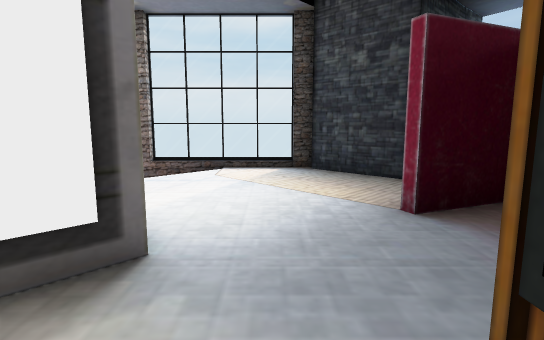
[1] (above)

20 first-person views from a walk through a 3-D level made in the Unity game engine. The camera is 1.4 m above the floor, tilts 8° down and sees 80° across. The floor is counted in squares, 1 m on a side. Each view is taken from the middle of a square. On the plan, view 1 faces up. The plan holds only what a view shows up to about 15 squares ahead; the rest is blank. The player character is not drawn. Some surface patterns are stand-ins.

[2]
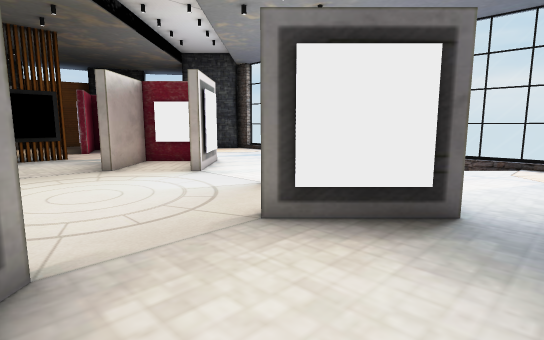

[3]
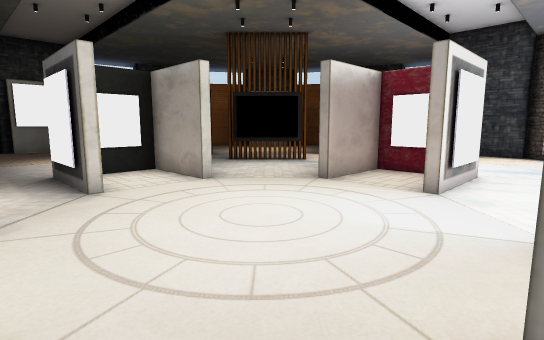

[4]
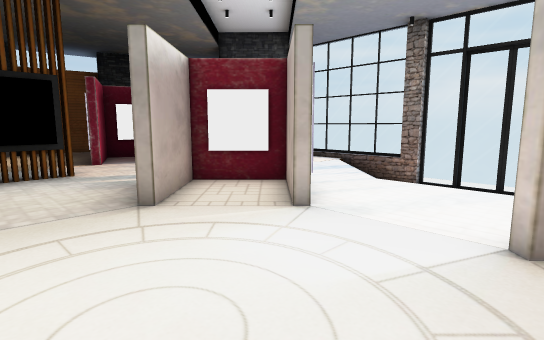

[5]
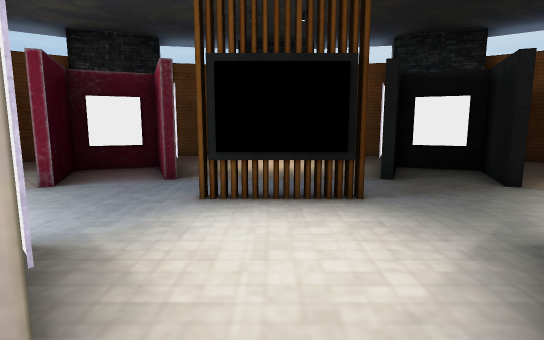

[6]
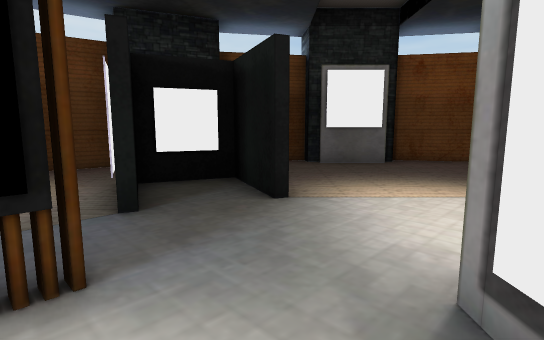

[7]
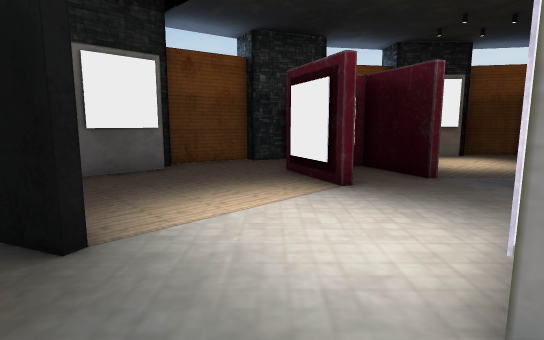

[8]
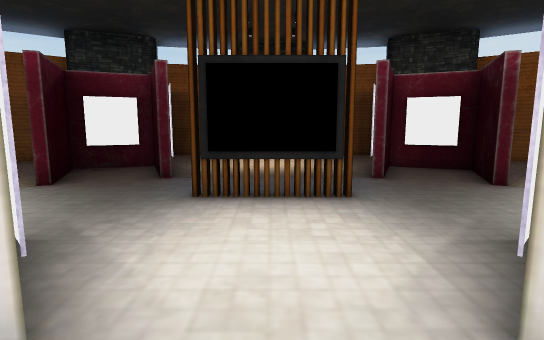

[9]
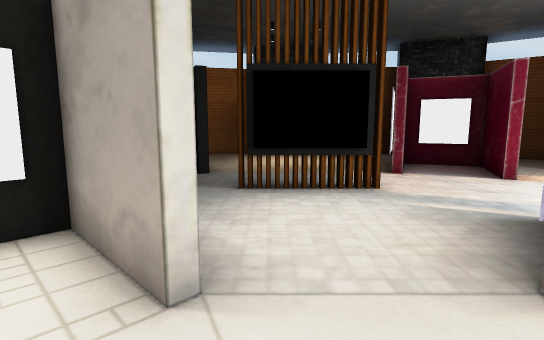

[10]
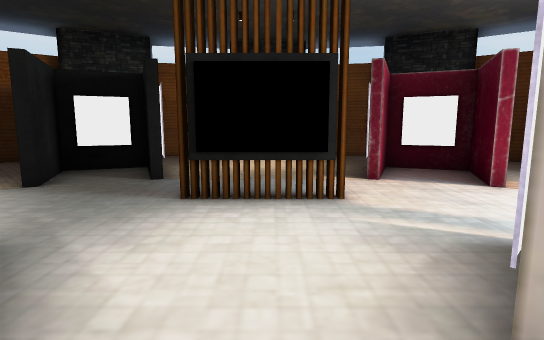

[11]
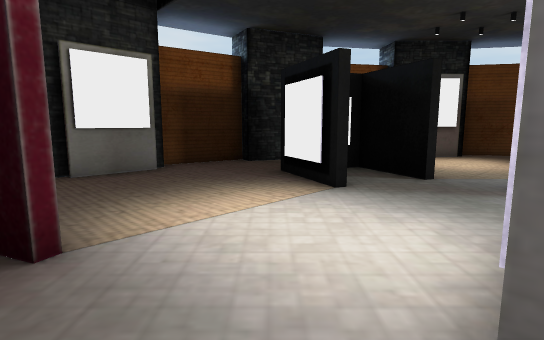

[12]
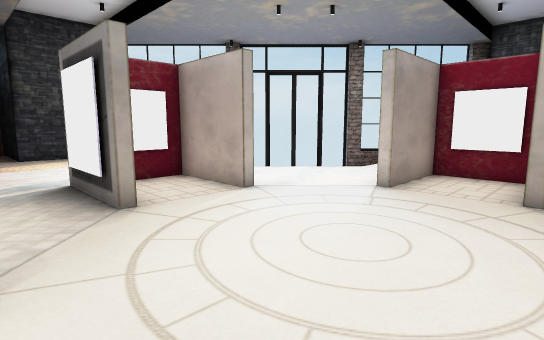

[13]
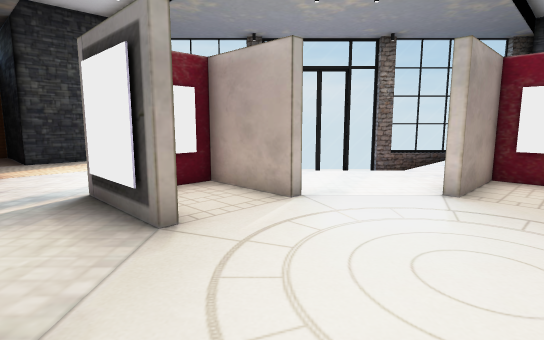

[14]
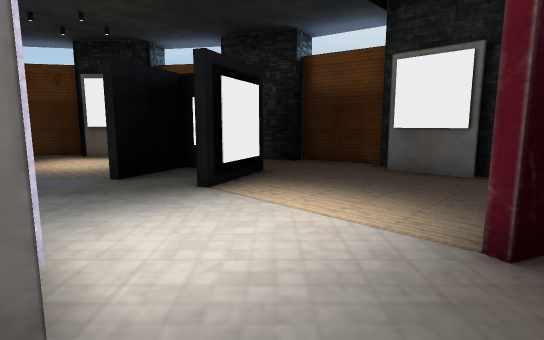

[15]
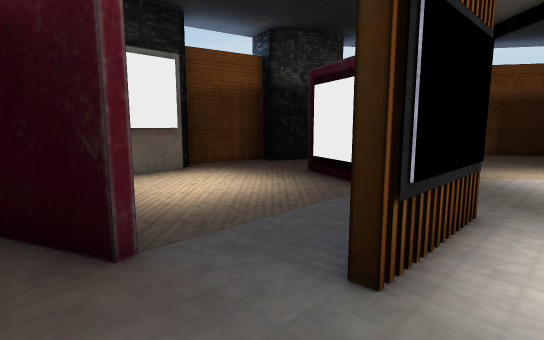

[16]
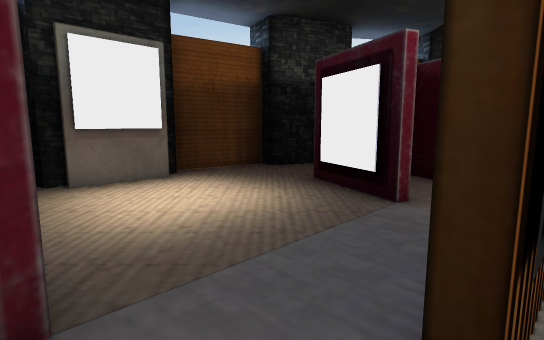

[17]
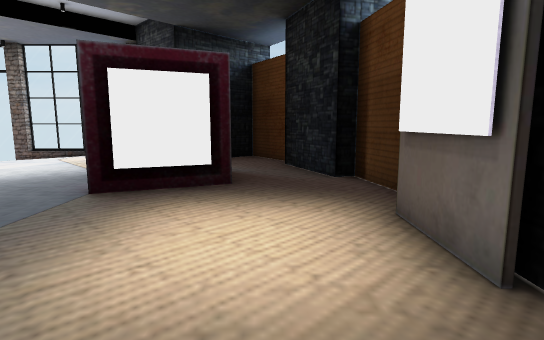

[18]
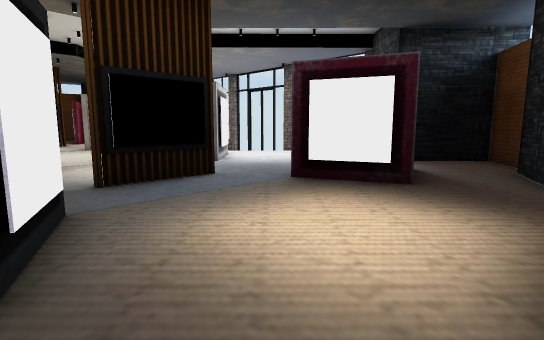

[19]
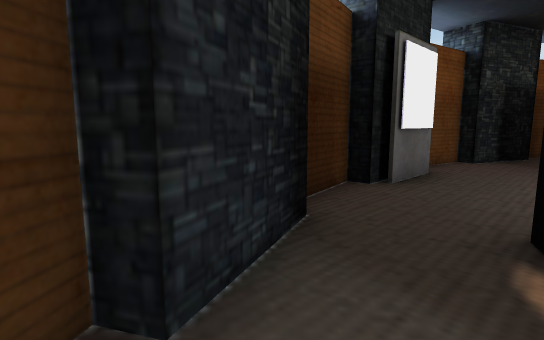

[20]
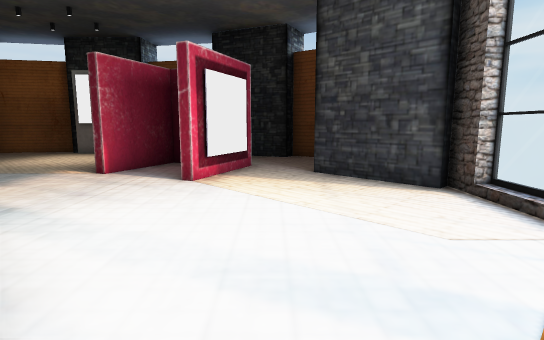

### Floor plan
Key: @ floor where view 1 was taken; # wall or solid block; . floor; / step, stairs or slope; = window, fence, low wall or low ledge; T thing the floor can be seen under or through.
Columns run from 24 left of view 1 to 10 right of it. Each row starts with its distance up from view 1.
 11    ###  ##====#=====#====##   ##
 10    #.####.../         /...##  .#
  9   ##..##...../       /.....##..##
  8   #.........../     /...........#
  7   #............/////............#
  6   #..##.....................##..##
  5      ###.....##.....##.....###...##
  4 #...##......####...####......##...#
  3 #....##.....#.........#.....###...#
  2 #...........##.......##...........#
  1 ##.......T...............T.......##
  0  #.......T..............@T.......#
 -1 ##.......T...............T.......#
 -2 #............#.......#............
 -3 #.....#.....##...... ##.....#.....#
 -4 #... ##.....#..#...#  #.....###...#
 -5 ##   #......####...### ......#...##
 -6      ###...................###..##
 -7   #.............................#
 -8   #.............TTT.............#
 -9   #.............................#
-10   ##.......#...........#.......##
-11    ###.....#..#.....#..#.....###
-12      ##....#..#.....#..#....##
-13       #... ####.....####....#
-14        #.   ...............##
-15           #.............####
-16           ###...###...###
-17             ###########

Where each view was taken, in squares from view 1:
view 1: 0 up, 0 right, facing up
view 2: 2 down, 0 right, facing up-left
view 3: 0 up, 2 left, facing left
view 4: 1 down, 5 left, facing up-left
view 5: 0 up, 5 left, facing right
view 6: 1 down, 2 left, facing down-right
view 7: 2 down, 0 right, facing down
view 8: 2 down, 7 left, facing down
view 9: 1 down, 8 left, facing left
view 10: 0 up, 9 left, facing left
view 11: 7 down, 9 left, facing left
view 12: 4 down, 8 left, facing up
view 13: 3 down, 9 left, facing up
view 14: 7 down, 5 left, facing right
view 15: 7 down, 3 left, facing down-left
view 16: 8 down, 4 left, facing down-left
view 17: 4 down, 7 right, facing up
view 18: 4 down, 9 right, facing up-left
view 19: 3 down, 8 right, facing down
view 20: 7 up, 9 left, facing left
